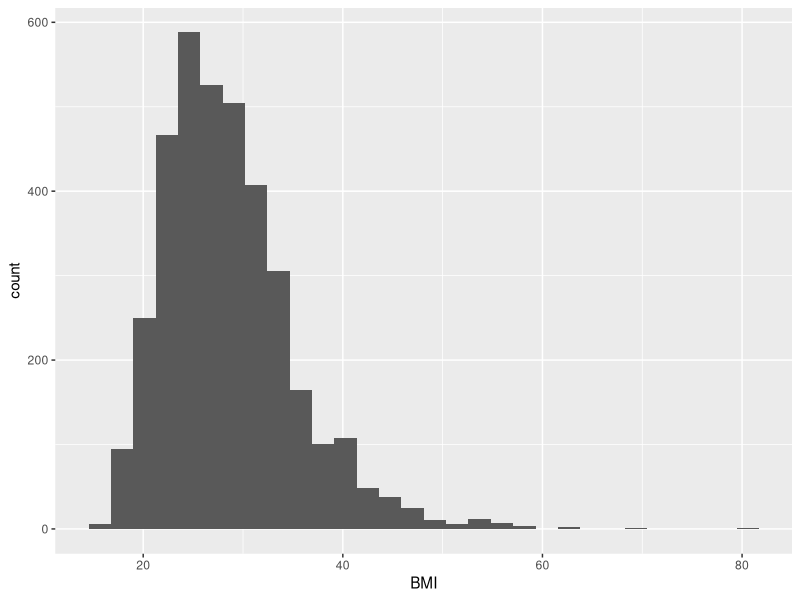
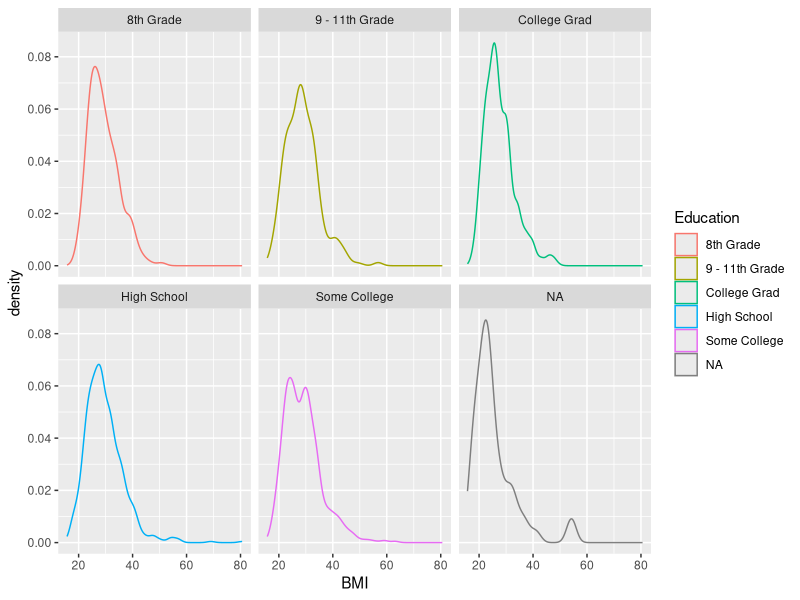
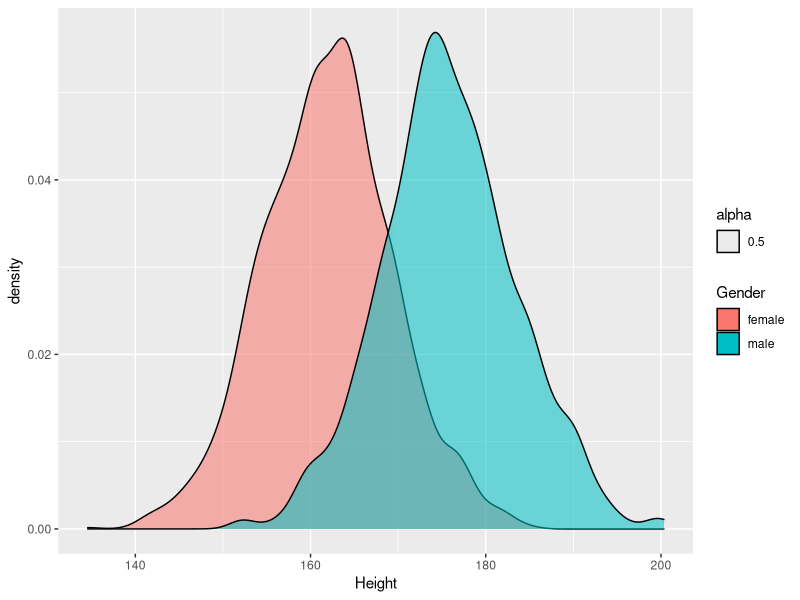
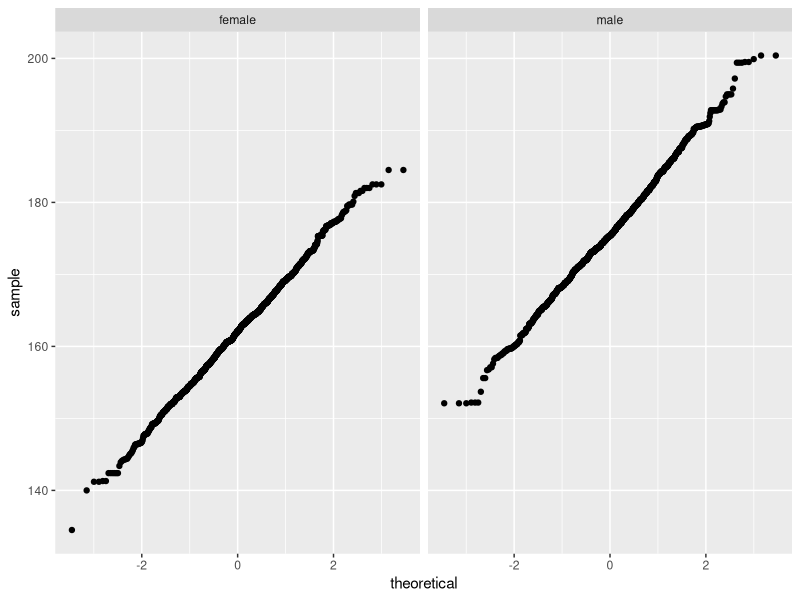
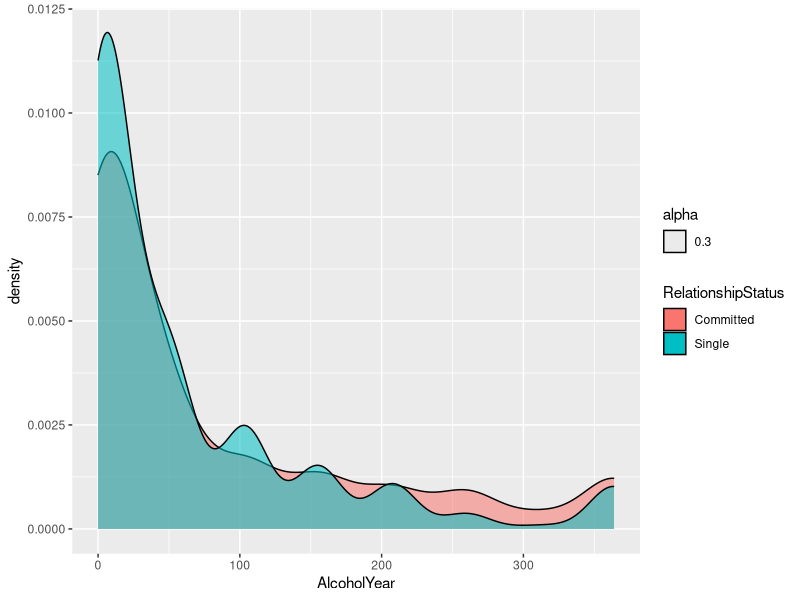
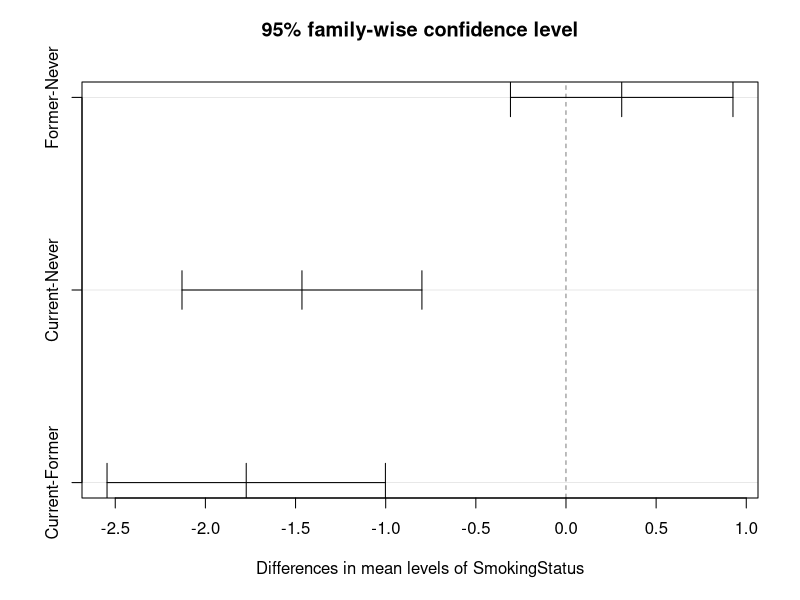
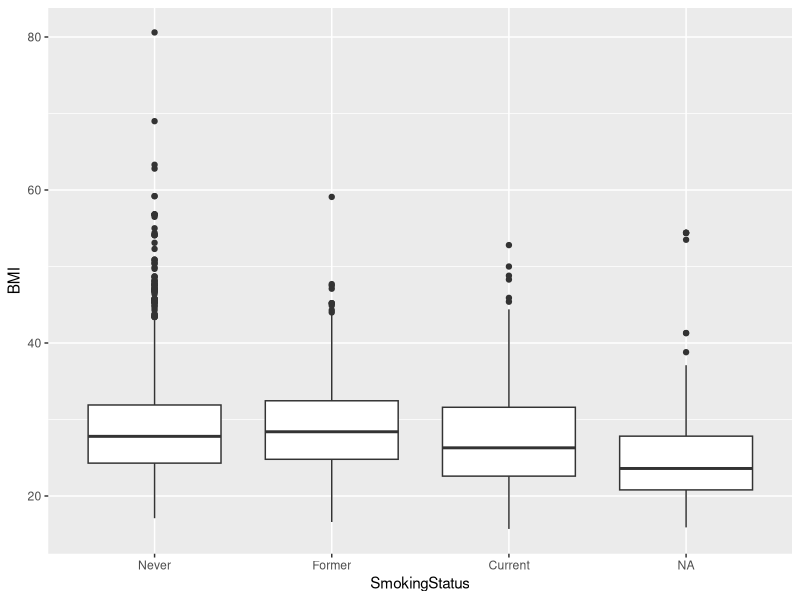
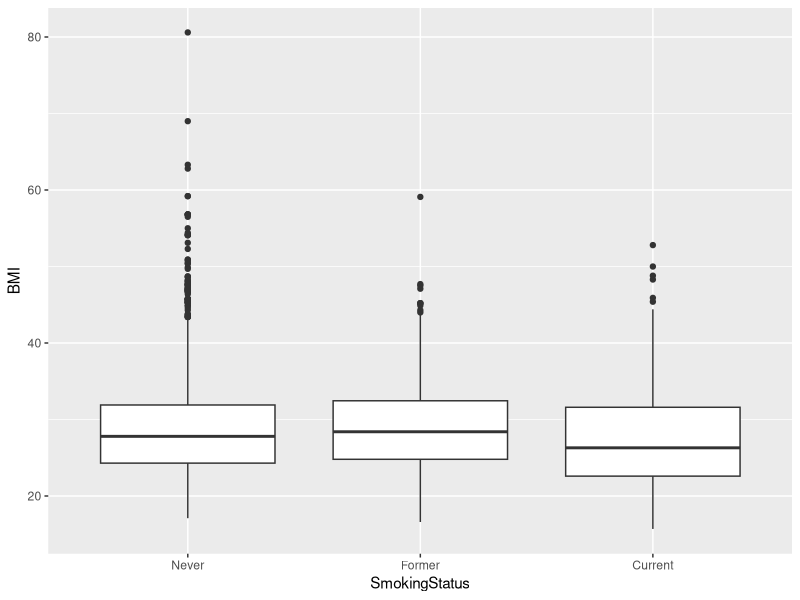

Write R code to recreate these figures, in order.
## ---- chunk 1
library(tidyverse)
## ---- chunk 2
# Read in downloaded data using readr package
nh <- read_csv(file="nhanes.csv")

# Show the first few lines of the data and the dimensions
nh

# Optionally bring up data in a viewer window.
# View(nh)
## ---- chunk 3
# Create adults only dataset
nha <- nh %>%
  filter(Age >= 18)
nha
## ---- chunk 4
rm(nh)
## ---- chunk 5
# investigate Race (categorical variable)
class(nha$Race)
levels(nha$Race)

#create factor variables
nha <- nha %>%
  mutate_if(is.character, as.factor)

class(nha$Race)
levels(nha$Race)
## ---- chunk 6
# measures of the center
mean(nha$BMI)
mean(nha$BMI, na.rm = TRUE)
median(nha$BMI, na.rm = TRUE) # right skewed

# histogram to see distribution
nha %>%
  ggplot(aes(BMI)) + geom_histogram()

#measures of spread
sd(nha$BMI, na.rm = TRUE)
quantile(nha$BMI, na.rm = TRUE)
quantile(nha$BMI, probs = c(.25, .75), na.rm = TRUE)
range(nha$BMI, na.rm = TRUE)
## ---- chunk 7
# summary
summary(nha)
## ---- chunk 8
#descriptive stats for discrete variables
table(nha$Race)

#cross tabulation
table(nha$Gender, nha$Race) 
## ---- chunk 9
#A.
median(nha$Income, na.rm = TRUE)

#B.
var(nha$Weight, na.rm = TRUE)

#C.
range(nha$Pulse, na.rm = TRUE)

#D
nha %>%
  ggplot(aes(BMI)) + geom_density(aes(color = Education)) +
  facet_wrap(~ Education)
## ---- chunk 10
# EDA
#create overlapping density plots of height colored by gender
nha %>%
  ggplot(aes(Height)) + geom_density(aes(fill = Gender, alpha = .5))
## ---- chunk 11
#normality is best assessed using qq plots for each sex
nha %>%
  ggplot(aes(sample = Height)) + 
  geom_qq() +
  facet_wrap(~Gender)
## ---- chunk 12
# equal variance, independent samples t-test
?t.test()
t.test(Height ~ Gender, data = nha, var.equal = TRUE)

# if we didn't have normality met, run wilcox.test
wilcox.test(Height ~ Gender, data = nha)
## ---- chunk 13
#A.
nha %>%
  filter(!is.na(RelationshipStatus)) %>%
  ggplot(aes(AlcoholYear)) + 
  geom_density(aes(fill = RelationshipStatus, alpha = .3))

#B&C based on plots, do wilcox
wilcox.test(AlcoholYear ~ RelationshipStatus, data = nha)

#calculate median and IQR for each group
nha %>%
  group_by(RelationshipStatus) %>%
  summarize(medAlc = median(AlcoholYear, na.rm = TRUE),
            Q1Alc = quantile(AlcoholYear, probs = .25, na.rm = TRUE),
            Q3Alc = quantile(AlcoholYear, probs = .75, na.rm = TRUE))
## ---- chunk 14
# t-test with equal variance for BMI explained by relationship status
t.test(BMI ~ RelationshipStatus, data = nha, var.equal = TRUE)
## ---- chunk 15
# Same question run in a linear model framework
fit <- lm(BMI ~ RelationshipStatus, data = nha)
fit
summary(fit)
## ---- chunk 16
# same question run as an ANOVA
anova(fit)
## ---- chunk 17
# levels of smoking status
levels(nha$SmokingStatus)

# linear model for the relationship between smoking status and BMI
fit <- lm(BMI ~ SmokingStatus, data = nha)
anova(fit)
summary(fit)
## ---- chunk 18
#change reference category to Never
nha$SmokingStatus <- factor(nha$SmokingStatus, levels = c("Never", "Former", "Current"))

#check re-leveling
levels(nha$SmokingStatus)

# re-create the fit and ANOVA summary
fit <- lm(BMI ~ SmokingStatus, data = nha)
anova(fit)
summary(fit)
## ---- chunk 19
# check out Tukey's multiple comparisons
TukeyHSD(aov(fit))
plot(TukeyHSD(aov(fit)))
## ---- chunk 20
# plot results
nha %>%
  ggplot(aes(SmokingStatus, BMI)) + geom_boxplot()

# plot results without NA bc ANOVA automatically removed those
nha %>%
  filter(!is.na(SmokingStatus)) %>%
  ggplot(aes(SmokingStatus, BMI)) + geom_boxplot()
## ---- chunk 21
# Create LM fit object
fit <- lm(Weight ~ Height, data = nha)
summary(fit)
#for each 1 cm increase in Height, we have a .92 kg increase in weight
#confint(fit) #to get out confidence intervals for LM
## ---- chunk 22
#plot these results
nha %>%
  ggplot(aes(Height, Weight)) + geom_point() + geom_smooth(method = "lm")
## ---- chunk 23
# check assumptions of LM
plot(fit)
## ---- chunk 24
#t-test for Testosterone ~ PhysActive
t.test(Testosterone~PhysActive, data=nha, var.equal=TRUE)

#lm for Testosterone ~ PhysActive
summary(lm(Testosterone~PhysActive, data=nha))
## ---- chunk 25
summary(lm(Testosterone~PhysActive+Age, data=nha))
## ---- chunk 26
summary(lm(Testosterone ~ PhysActive+Age+Gender, data=nha))
## ---- chunk 27
#A. Income ~ Work
fit <- lm(Income ~ Work, data = nha)
fit

#B. anova
anova(fit)

#C. Tukey
plot(TukeyHSD(aov(fit)))

#D. summary()
summary(fit)
## ---- chunk 28
#cross tabulation of Gender and Diabetes
xt <- xtabs(~Gender+Diabetes, data=nha)
xt
## ---- chunk 29
# Add marginal totals
addmargins(xt)

# Get the proportional table
prop.table(xt)
#each cell divided by grand total
# That isn't really what we want

# Do this over the first (row) margin only.
?prop.table
prop.table(xt, margin=1)
## ---- chunk 30
#chi square for diabetes and gender
chisq.test(xt)
## ---- chunk 31
# fisher's exact test for diabetes and gender
fisher.test(xt)
## ---- chunk 32
xt <- xtabs(~Race+Insured, data=nha)
addmargins(xt)
## ---- chunk 33
prop.table(xt, margin=1)
## ---- chunk 34
chisq.test(xt)
## ---- chunk 35
chisq.test(xt)$p.value
chisq.test(xt)$expected
## ---- chunk 36
# plot for categorical data
mosaicplot(xt, main=NA)
## ---- chunk 37
# mod <- glm(y ~ x, data=yourdata, family='binomial')
# summary(mod)
## ---- chunk 38
#Look at levels of Race. The default ordering is alphabetical
levels(nha$Race)

# Let's relevel that where the group with the highest rate of insurance is "baseline"
relevel(nha$Race, ref="White")

# If we're happy with that result, permanently change it using dplyr
nha <- nha %>% 
  mutate(Race=relevel(Race, ref="White"))
## ---- chunk 39
#logistic regression of insurance ~ race
fit <- glm(Insured~Race, data=nha, family="binomial")
summary(fit)
## ---- chunk 40
#logistic regression of Insured with lots of predictors
fit <- glm(Insured ~ Age+Income+SleepHrsNight+Race, data=nha, family="binomial")
summary(fit)
